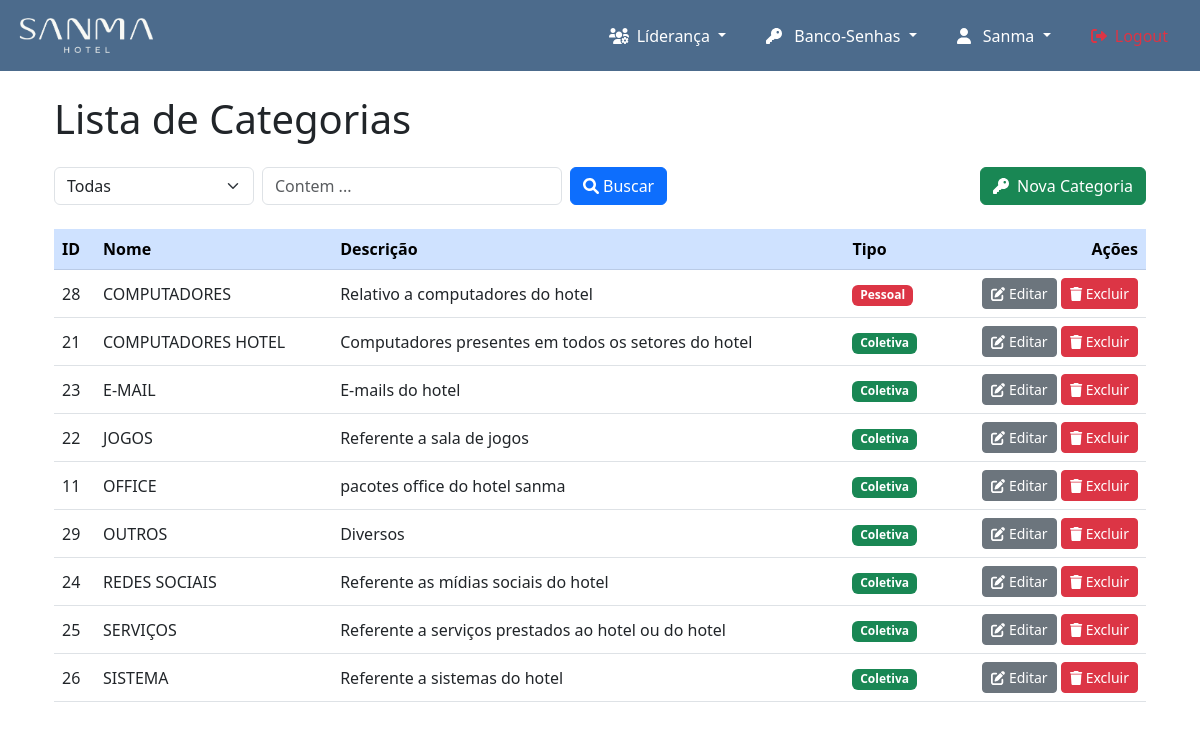
Page /banco-senhas/categorias/ (signed in) on the committed database.
### banco_senhas/models.py (models this page shows, shortened)
class Categoria(models.Model):
    nome = models.CharField(max_length=100)
    descricao = models.TextField(blank=True, null=True)
    usuario = models.ForeignKey(
        User, on_delete=models.CASCADE, blank=True, null=True,
        related_name="categorias"
    )  # Nulo para categorias coletivas
    is_coletiva = models.BooleanField(default=False)

### banco_senhas/views.py (the view)
# urls.py: path('categorias/', views.listar_categorias, name='listar_categorias'),
@login_required
def listar_categorias(request):
    search = request.GET.get('search', '')
    tipo = request.GET.get('tipo', 'todas')  # Captura o valor do filtro de tipo
    categorias = Categoria.objects.all()
    if search:
        categorias = categorias.filter(
            Q(nome__icontains=search) | Q(descricao__icontains=search)
        )
    if tipo == 'coletiva':
        categorias = categorias.filter(is_coletiva=True)
    elif tipo == 'pessoal':
        categorias = categorias.filter(is_coletiva=False, usuario=request.user)
    elif tipo == 'todas':
        categorias = categorias.filter(
            Q(is_coletiva=True) | Q(is_coletiva=False, usuario=request.user)
        )
    categorias = categorias.order_by('nome')
    return render(request, 'banco_senhas/categorias/listar_categorias.html', {'categorias': categorias})

### templates/banco_senhas/categorias/listar_categorias.html (shortened to what this page needs)
{% extends 'core/base.html' %}
{% load static %}
{% block content %}
<div class="container mt-4">
    <h1 class="mb-4">Lista de Categorias</h1>
    <form method="get" action="{% url 'listar_categorias' %}" class="d-flex flex-wrap align-items-center mb-4">
        <div class="d-flex align-items-center flex-grow-1">
            <select name="tipo" id="tipo" class="form-select me-2" style="width: 200px;" onchange="this.form.submit()">
                <option value="todas" {% if request.GET.tipo == "todas" %}selected{% endif %}>Todas</option>
            </select>
            <input type="text" name="search" placeholder="Contem ..." value="{{ request.GET.search }}" class="form-control me-2" style="width: 300px;" />
            <button type="submit" class="btn btn-primary">
                <i class="fas fa-search me-1"></i>Buscar
            </button>
        </div>
        <div class="ms-auto">
            <a href="{% url 'adicionar_categoria' %}" class="btn btn-success">
                <i class="fas fa-key me-1"></i> Nova Categoria
            </a>
        </div>
    </form>
    <div class="table-responsive">
        <table class="table table-hover align-middle">
            <thead class="table-primary">
                <tr>
                    <th>ID</th>
                    <th>Nome</th>
                    <th>Descrição</th>
                    <th>Tipo</th>
                    <th scope="col" class="text-end">Ações</th>
                </tr>
            </thead>
           <tbody>
            {% for categoria in categorias %}
            <tr>
                <td>{{ categoria.id }}</td>
                <td>{{ categoria.nome }}</td>
                <td>{{ categoria.descricao }}</td>
                <td>
                    {% if categoria.is_coletiva %}
                        <span class="badge bg-success">Coletiva</span>
                    {% else %}
                        <span class="badge bg-danger">Pessoal</span>
                    {% endif %}
                </td>
                <td class="text-end">
                    <a href="{% url 'editar_categoria' categoria.pk %}" class="btn btn-sm btn-secondary">
                        <i class="fas fa-edit"></i> Editar
                    </a>
                    <a href="{% url 'excluir_categoria' categoria.pk %}" class="btn btn-sm btn-danger">
                        <i class="fas fa-trash"></i> Excluir
                    </a>
                </td>
            </tr>
            {% empty %}
            <tr>
                <td colspan="6" class="text-center">Nenhuma categoria encontrada.</td>
            </tr>
            {% endfor %}
            </tbody>
        </table>
    </div>
</div>
{% endblock %}

### rows in the picture
Categoria: id "28", nome "COMPUTADORES", descricao "Relativo a computadores do hotel", is_coletiva "Pessoal"
Categoria: id "21", nome "COMPUTADORES HOTEL", descricao "Computadores presentes em todos os setores do hotel", is_coletiva "Coletiva"
Categoria: id "23", nome "E-MAIL", descricao "E-mails do hotel", is_coletiva "Coletiva"
Categoria: id "22", nome "JOGOS", descricao "Referente a sala de jogos", is_coletiva "Coletiva"
Categoria: id "11", nome "OFFICE", descricao "pacotes office do hotel sanma", is_coletiva "Coletiva"
Categoria: id "29", nome "OUTROS", descricao "Diversos", is_coletiva "Coletiva"
Categoria: id "24", nome "REDES SOCIAIS", descricao "Referente as mídias sociais do hotel", is_coletiva "Coletiva"
Categoria: id "25", nome "SERVIÇOS", descricao "Referente a serviços prestados ao hotel ou do hotel", is_coletiva "Coletiva"
Categoria: id "26", nome "SISTEMA", descricao "Referente a sistemas do hotel", is_coletiva "Coletiva"
